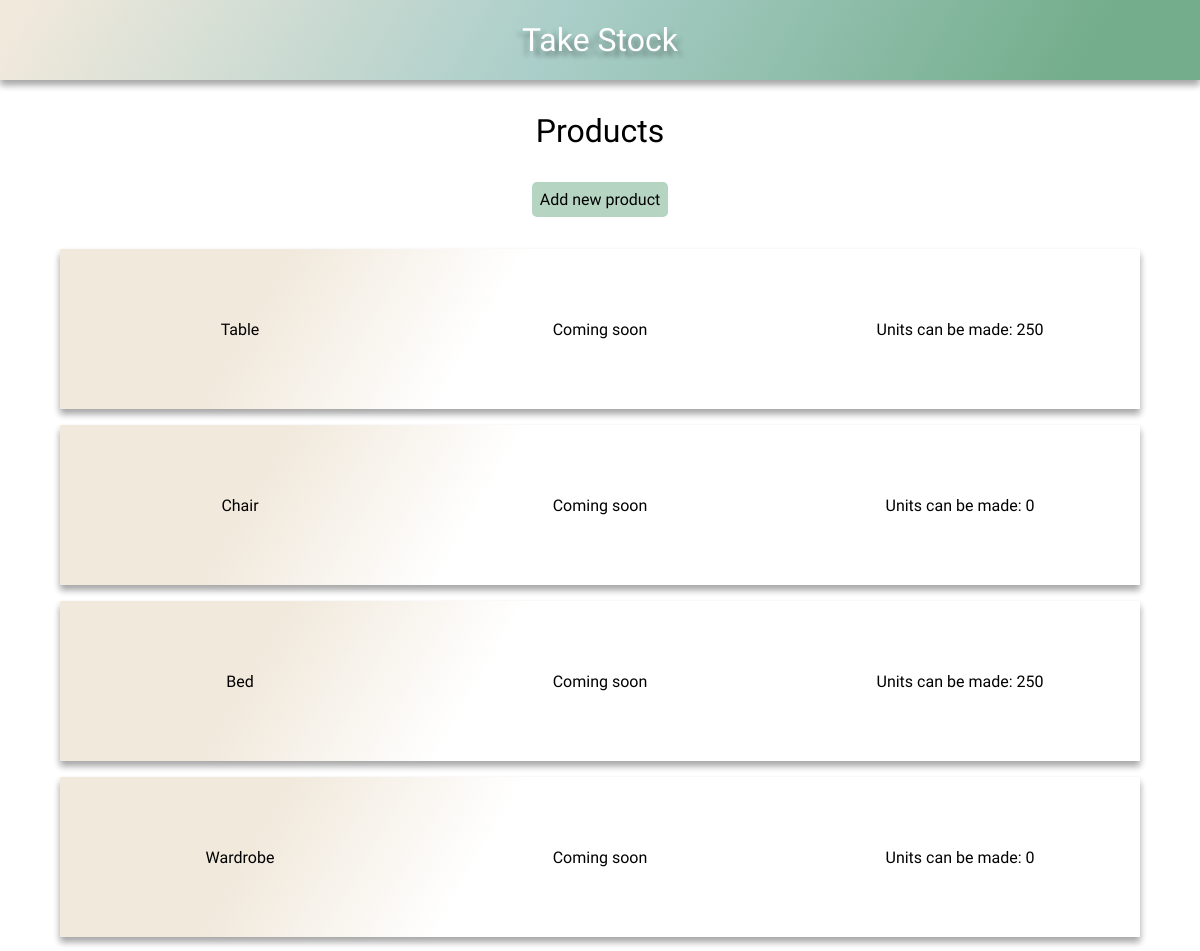
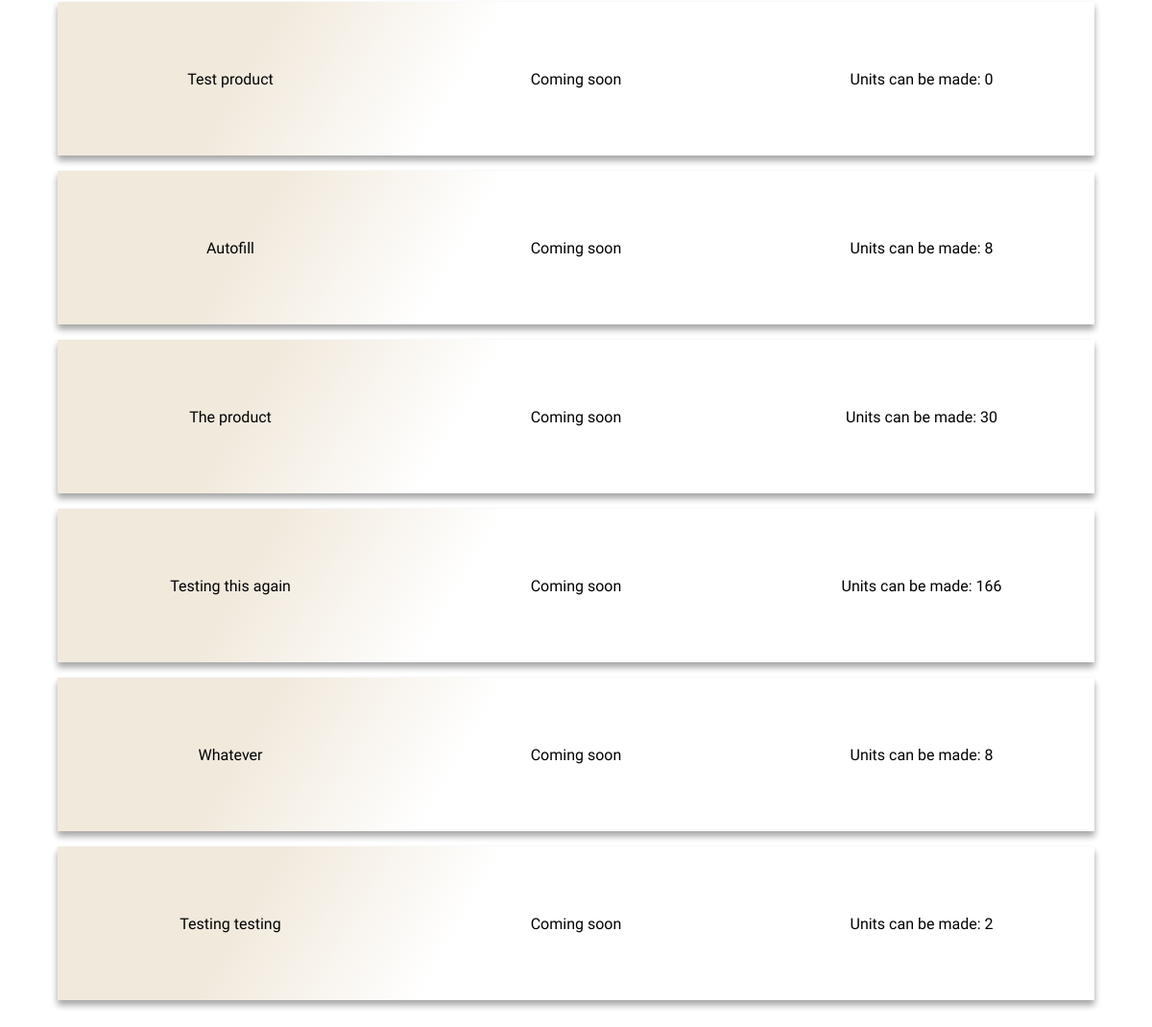
Screenshot of /products/ with the database file from the repository (2 pictures, top to bottom).
### stock/models.py (models this page shows)
class Product(models.Model):
    name = models.CharField(max_length=100)
    stock_parts = models.ManyToManyField(Stock)
    def __str__(self):
        return f'{self.name}'

### stock/views.py (the view)
# urls.py: path('products/', product_page, name='products'),
def product_page(request):
    products = Product.objects.all()
    number_to_be_made = {}
    for product in products:
        parts = Parts.objects.filter(product_part_belongs_to=product.id)
        units = {}
        amount = []
        total_units_to_be_made = {}
        for i in parts:
            units_to_make = (i.item.number_in_stock / i.number_required)
            units_to_make = math.floor(units_to_make)
            units[i.product_part_belongs_to] = units_to_make
            amount.append(units_to_make)
        amount.sort()
        amount = amount[:1]
        if len(amount) == 0 or amount[0] == 0:
            total_units_to_be_made = 0
        else:
            for num in amount:
                int(num)
                total_units_to_be_made = num
        number_to_be_made[product.id] = total_units_to_be_made
    context = {
        'products': products,
        'number_to_be_made': number_to_be_made
    }
    return render(request, 'products.html', context)

### stock/templates/products.html
{% extends 'base.html' %}
{% load static %}
{% block head %}
    <link rel="stylesheet" href="{% static 'css/product.css' %}">
    <link rel="stylesheet" href="{% static 'css/style.css' %}">
{% endblock %}
{% block content %}
    <h1>Products</h1>
    <div class="add-new btn btn-submit btn-hover">
        <a href="{% url 'add_new_product' %}">Add new product</a>
    </div>
    <div class="product-container">
        {% for product in products %}
            <div class="product-row">
                <div class="product">
                    <a href="{% url 'product-detail' product.id %}">{{ product }}</a>
                </div>
                <div class="orders">
                    Coming soon
                </div>
                <div class="unit-number">
                    {% for key, value in number_to_be_made.items %}
                        {% if product.id == key %}
                            Units can be made: {{ value }}
                        {% endif %}
                    {% endfor %}
                </div>
            </div>
        {% endfor %}
    </div>
{% endblock %}

### stock/static/css/style.css (style rules this page uses)
:root { --clr-mix-calm: 120deg, #f1e9dc 2%, #aacec9, #73ad8b 90%; --shadow-s: 0 5px 7px 0 rgba(0, 0, 0, .2), 0 5px 7px 0 rgba(0, 0, 0, .2); --shadow-tl: 5px 5px 5px rgba(0, 0, 0, .2), -5px 5px 5px rgba(0, 0, 0, .2); --header-height: 5em; --hover: .522; --btn-submit: hsla(145, 26%, 56%, var(--hover)); --btn-delete: hsla(0, 58%, 86%, var(--hover)); }
*, *::before, *::after { margin: 0; padding: 0; box-sizing: border-box; text-decoration: none; list-style-type: none; color: #000000; font-family: 'Nanum Gothic', 'Gill Sans', 'Gill Sans MT', Calibri, 'Trebuchet MS', sans-serif; font-weight: 300; }
h1, .add-new { width: max-content; margin: 1em auto; }
.add-new { padding: .5em; border-radius: 5px; }
.btn { border: none; }
.btn-submit { background-color: var(--btn-submit); }

### stock/static/css/product.css (style rules this page uses)
.product-container { min-width: 80%; max-width: 90%; margin: 2em auto; }
.product-row { width: 100%; height: 10em; display: flex; align-items: center; text-align: center; justify-content: space-between; margin: 1em 0; box-shadow: var(--shadow-s); background-image: linear-gradient( 120deg, #f1e9dc 20%, transparent 40% ); }
.product, .orders, .unit-number { height: 100%; width: 100%; display: flex; justify-content: center; align-items: center; }

### rows the page displays
Product: name "Table", number_to_be_made "250"
Product: name "Chair", number_to_be_made "0"
Product: name "Bed", number_to_be_made "250"
Product: name "Wardrobe", number_to_be_made "0"
Product: name "Test product", number_to_be_made "0"
Product: name "Autofill", number_to_be_made "8"
Product: name "The product", number_to_be_made "30"
Product: name "Testing this again", number_to_be_made "166"
Product: name "Whatever", number_to_be_made "8"
Product: name "Testing testing", number_to_be_made "2"
